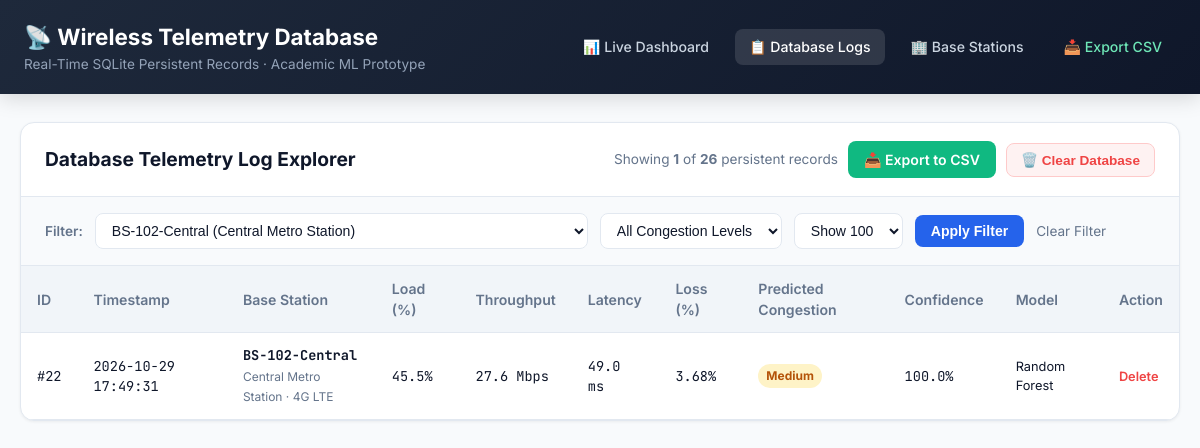
/history?cell_id=BS-102-Central, run on the app's committed database.
### tables this page shows
CREATE TABLE telemetry_logs (
        id INTEGER PRIMARY KEY AUTOINCREMENT,
        cell_id TEXT NOT NULL,
        timestamp TIMESTAMP DEFAULT CURRENT_TIMESTAMP,
        network_load_pct REAL NOT NULL,
        throughput_mbps REAL NOT NULL,
        latency_ms REAL NOT NULL,
        packet_loss_pct REAL NOT NULL,
        predicted_congestion TEXT NOT NULL, -- Low, Medium, High
        confidence_pct REAL NOT NULL,
        model_used TEXT NOT NULL,
        prob_low REAL NOT NULL DEFAULT 0.0,
        prob_medium REAL NOT NULL DEFAULT 0.0,
        prob_high REAL NOT NULL DEFAULT 0.0,
        is_simulation INTEGER NOT NULL DEFAULT 0,
        FOREIGN KEY (cell_id) REFERENCES base_stations(cell_id) ON DELETE CASCADE
    );

CREATE TABLE base_stations (
        id INTEGER PRIMARY KEY AUTOINCREMENT,
        cell_id TEXT UNIQUE NOT NULL,
        name TEXT NOT NULL,
        location TEXT NOT NULL,
        frequency_band TEXT NOT NULL,
        technology TEXT NOT NULL, -- 4G LTE, 5G NR, Wi-Fi 6
        status TEXT NOT NULL DEFAULT 'Active', -- Active, Maintenance, Degraded
        created_at TIMESTAMP DEFAULT CURRENT_TIMESTAMP
    );

### app.py (the view)
@app.route("/history", methods=["GET"])
def history():
    cell_id = request.args.get("cell_id", "").strip() or None
    congestion = request.args.get("congestion", "").strip() or None
    limit = int(request.args.get("limit", 100))
    logs = database.get_recent_telemetry(limit=limit, cell_id=cell_id, congestion=congestion)
    base_stations = database.get_all_base_stations()
    db_stats = database.get_telemetry_statistics()
    return render_template(
        "history.html",
        logs=logs,
        base_stations=base_stations,
        selected_cell=cell_id,
        selected_congestion=congestion,
        db_stats=db_stats,
        total_shown=len(logs)
    )

### database.py (called while the page is built)
def get_db_connection() -> sqlite3.Connection:
    os.makedirs(DB_DIR, exist_ok=True)
    conn = sqlite3.connect(DB_PATH)
    conn.row_factory = sqlite3.Row
    conn.execute("PRAGMA foreign_keys = ON;")
    return conn

def get_all_base_stations() -> List[Dict[str, Any]]:
    conn = get_db_connection()
    cursor = conn.cursor()
    cursor.execute("SELECT * FROM base_stations ORDER BY cell_id ASC;")
    rows = [dict(row) for row in cursor.fetchall()]
    conn.close()
    return rows

def get_recent_telemetry(limit: int = 25, cell_id: Optional[str] = None, congestion: Optional[str] = None) -> List[Dict[str, Any]]:
    conn = get_db_connection()
    cursor = conn.cursor()
    query = """
    SELECT t.*, b.name as cell_name, b.technology
    FROM telemetry_logs t
    LEFT JOIN base_stations b ON t.cell_id = b.cell_id
    WHERE 1=1
    """
    params = []
    if cell_id:
        query += " AND t.cell_id = ?"
        params.append(cell_id)
    if congestion:
        query += " AND t.predicted_congestion = ?"
        params.append(congestion)
    query += " ORDER BY t.timestamp DESC, t.id DESC LIMIT ?;"
    params.append(limit)
    cursor.execute(query, params)
    rows = [dict(row) for row in cursor.fetchall()]
    conn.close()
    return rows

### templates/history.html (shortened to what this page needs)
<!DOCTYPE html>
<html lang="en">
<head>
</head>
<body>
    <header>
        <div class="header-container">
            <div>
                <h1 style="font-size: 1.4rem; font-weight: 700;">📡 Wireless Telemetry Database</h1>
                <p style="font-size: 0.85rem; color: #94a3b8;">Real-Time SQLite Persistent Records &middot; Academic ML Prototype</p>
            </div>
            <nav class="nav-links">
                <a href="/" class="nav-link">📊 Live Dashboard</a>
                <a href="/history" class="nav-link active">📋 Database Logs</a>
                <a href="/stations" class="nav-link">🏢 Base Stations</a>
                <a href="/api/export-csv" class="nav-link" style="color: #6ee7b7;">📥 Export CSV</a>
            </nav>
        </div>
    </header>
    <div class="container">
        <div class="card">
            <div class="card-header">
                <h2>Database Telemetry Log Explorer</h2>
                <div style="display: flex; gap: 10px; align-items: center;">
                    <span style="font-size: 0.85rem; color: var(--text-muted);">
                        Showing <strong>{{ total_shown }}</strong> of <strong>{{ db_stats.total_records }}</strong> persistent records
                    </span>
                    <a href="/api/export-csv" class="btn-export">📥 Export to CSV</a>
                    <button class="btn-clear" onclick="clearDatabase()">🗑️ Clear Database</button>
                </div>
            </div>
            <form method="GET" action="/history" class="filter-bar">
                <label style="font-size: 0.85rem; font-weight: 600; color: var(--text-muted);">Filter:</label>
                <select name="cell_id" class="filter-control">
                    {% for station in base_stations %}
                        <option value="{{ station.cell_id }}" {% if selected_cell == station.cell_id %}selected{% endif %}>
                            {{ station.cell_id }} ({{ station.name }})
                        </option>
                    {% endfor %}
                </select>
                <select name="congestion" class="filter-control">
                    <option value="">All Congestion Levels</option>
                </select>
                <select name="limit" class="filter-control">
                    <option value="100" selected>Show 100</option>
                </select>
                <button type="submit" class="btn-filter">Apply Filter</button>
                {% if selected_cell or selected_congestion %}
                    <a href="/history" style="font-size: 0.85rem; color: var(--text-muted); text-decoration: none;">Clear Filter</a>
                {% endif %}
            </form>
            <div class="table-container">
                <table>
                    <thead>
                        <tr>
                            <th>ID</th>
                            <th>Timestamp</th>
                            <th>Base Station</th>
                            <th>Load (%)</th>
                            <th>Throughput</th>
                            <th>Latency</th>
                            <th>Loss (%)</th>
                            <th>Predicted Congestion</th>
                            <th>Confidence</th>
                            <th>Model</th>
                            <th>Action</th>
                        </tr>
                    </thead>
                    <tbody>
                        {% if logs %}
                            {% for log in logs %}
                                <tr id="row-{{ log.id }}">
                                    <td>#{{ log.id }}</td>
                                    <td>{{ log.timestamp }}</td>
                                    <td>
                                        <strong>{{ log.cell_id }}</strong><br>
                                        <span style="font-size: 0.75rem; color: var(--text-muted); font-family: 'Inter', sans-serif;">
                                            {{ log.cell_name or 'Station' }} &middot; {{ log.technology or '' }}
                                        </span>
                                    </td>
                                    <td>{{ log.network_load_pct }}%</td>
                                    <td>{{ log.throughput_mbps }} Mbps</td>
                                    <td>{{ log.latency_ms }} ms</td>
                                    <td>{{ log.packet_loss_pct }}%</td>
                                    <td>
                                        <span class="badge badge-{{ log.predicted_congestion | lower }}">
                                            {{ log.predicted_congestion }}
                                        </span>
                                    </td>
                                    <td>{{ log.confidence_pct }}%</td>
                                    <td style="font-family: 'Inter', sans-serif; font-size: 0.8rem;">
                                        {{ log.model_used }}
                                    </td>
                                    <td>
                                        <button class="btn-delete" onclick="deleteRecord({{ log.id }})">Delete</button>
                                    </td>
                                </tr>
                            {% endfor %}
                        {% else %}
                            <tr>
                                <td colspan="11" style="text-align: center; padding: 30px; color: var(--text-muted); font-family: 'Inter', sans-serif;">
                                    No database records found matching filter.
                                </td>
                            </tr>
                        {% endif %}
                    </tbody>
                </table>
            </div>
        </div>
    </div>
</body>
</html>

### templates/history.html (style rules this page uses)
:root { --primary: #2563eb; --primary-hover: #1d4ed8; --primary-light: #eff6ff; --success: #10b981; --success-light: #ecfdf5; --warning: #f59e0b; --warning-light: #fffbeb; --danger: #ef4444; --danger-light: #fef2f2; --bg-body: #f8fafc; --bg-card: #ffffff; --text-main: #0f172a; --text-muted: #64748b; --border: #e2e8f0; --radius-lg: 14px; --radius-md: 10px; --shadow-sm: 0 1px 3px rgba(0,0,0,0.06); }
* { box-sizing: border-box; margin: 0; padding: 0; }
body { font-family: 'Inter', -apple-system, BlinkMacSystemFont, sans-serif; background-color: var(--bg-body); color: var(--text-main); line-height: 1.5; padding-bottom: 50px; }
header { background: linear-gradient(135deg, #1e293b 0%, #0f172a 100%); color: #ffffff; padding: 20px 24px; box-shadow: 0 4px 20px rgba(0,0,0,0.15); }
.header-container { max-width: 1240px; margin: 0 auto; display: flex; justify-content: space-between; align-items: center; flex-wrap: wrap; gap: 16px; }
.nav-links { display: flex; gap: 12px; }
.nav-link { color: #cbd5e1; text-decoration: none; padding: 7px 14px; border-radius: 8px; font-size: 0.88rem; font-weight: 500; transition: all 0.2s; }
.nav-link:hover, .nav-link.active { color: #ffffff; background: rgba(255, 255, 255, 0.12); }
.container { max-width: 1240px; margin: 28px auto 0 auto; padding: 0 20px; }
.card { background: var(--bg-card); border-radius: var(--radius-lg); border: 1px solid var(--border); box-shadow: var(--shadow-sm); overflow: hidden; margin-bottom: 24px; }
.card-header { padding: 18px 24px; border-bottom: 1px solid var(--border); display: flex; justify-content: space-between; align-items: center; flex-wrap: wrap; gap: 12px; }
.card-header h2 { font-size: 1.2rem; font-weight: 700; }
.filter-bar { display: flex; gap: 12px; flex-wrap: wrap; align-items: center; padding: 16px 24px; background: #f8fafc; border-bottom: 1px solid var(--border); }
.filter-control { padding: 8px 12px; font-size: 0.88rem; border: 1px solid var(--border); border-radius: 8px; background: #fff; color: var(--text-main); }
.btn-filter { background: var(--primary); color: #fff; border: none; padding: 8px 16px; border-radius: 8px; font-size: 0.88rem; font-weight: 600; cursor: pointer; }
.btn-export { background: var(--success); color: #fff; text-decoration: none; padding: 8px 16px; border-radius: 8px; font-size: 0.88rem; font-weight: 600; display: inline-flex; align-items: center; gap: 6px; }
.btn-clear { background: #fef2f2; color: var(--danger); border: 1px solid #fecaca; padding: 8px 14px; border-radius: 8px; font-size: 0.85rem; font-weight: 600; cursor: pointer; }
.table-container { overflow-x: auto; }
table { width: 100%; border-collapse: collapse; font-size: 0.88rem; text-align: left; }
th { background: #f1f5f9; padding: 12px 16px; font-weight: 600; color: var(--text-muted); border-bottom: 1px solid var(--border); }
td { padding: 12px 16px; border-bottom: 1px solid var(--border); font-family: 'JetBrains Mono', monospace; font-size: 0.85rem; }
.badge { display: inline-block; padding: 3px 8px; border-radius: 9999px; font-size: 0.75rem; font-weight: 700; font-family: 'Inter', sans-serif; }
.badge-medium { background: #fef3c7; color: #b45309; }
.btn-delete { background: none; border: none; color: var(--danger); cursor: pointer; font-size: 0.8rem; font-weight: 600; font-family: 'Inter', sans-serif; }

### data on the page
telemetry_logs: id "22", timestamp "2026-10-29 17:49:31", cell_id "BS-102-Central", name "Central Metro Station", technology "4G LTE", network_load_pct "45.5", throughput_mbps "27.6", latency_ms "49.0", packet_loss_pct "3.68", predicted_congestion "Medium", confidence_pct "100.0", model_used "Random Forest"

### other printed values
{{ total_shown }} "1"
{{ db_stats.total_records }} "26"
form field cell_id "BS-102-Central (Central Metro Station)"
